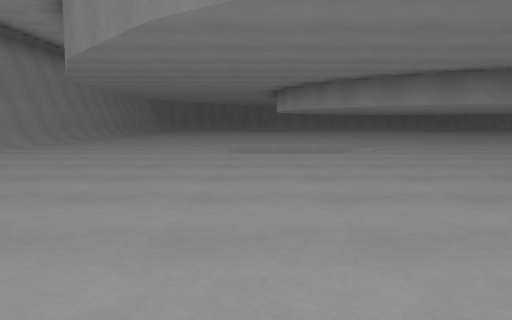
view 1 (above)

19 first-person views from a walk through a 3-D level made in the Godot game engine. The camera is 1.2 m above the floor, tilts 6° down and sees 70° across. The floor is counted in squares, 2 m on a side. Each view is taken from the middle of a square. On the plan, view 1 faces up. The plan holds only what a view shows up to about 10 squares ahead; the rest is blank. The place goes on beyond the plan. Surface patterns are stand-ins for the level's own textures.

view 2
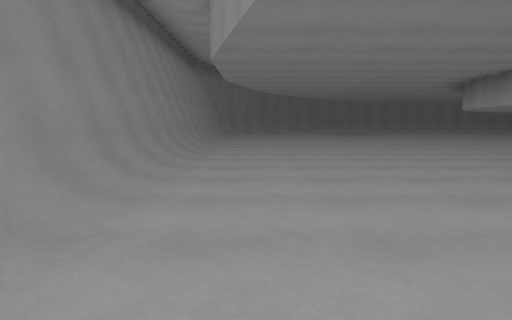

view 3
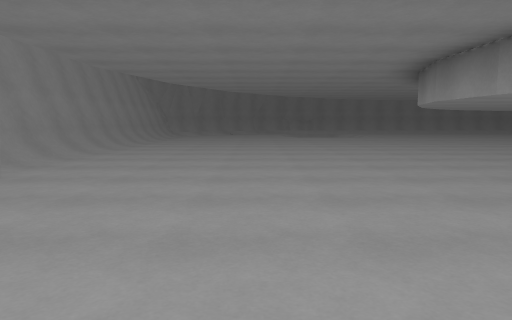

view 4
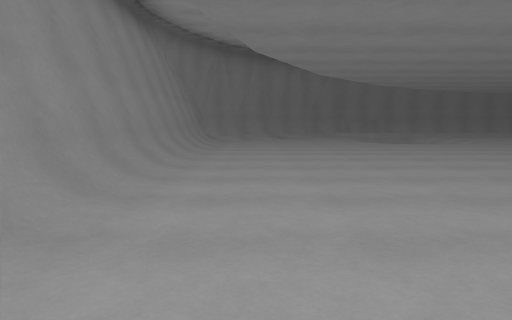

view 5
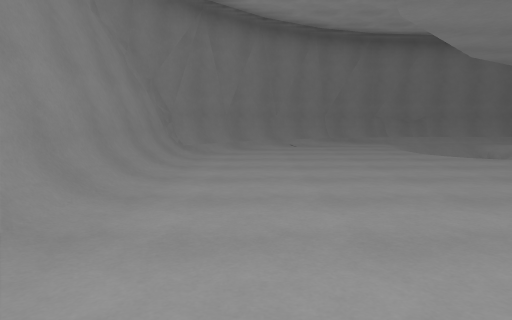

view 6
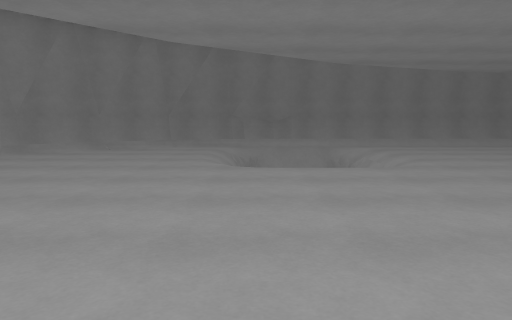

view 7
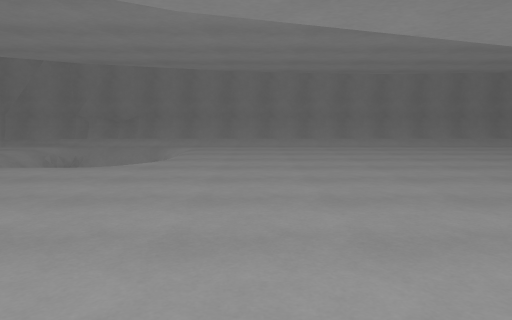

view 8
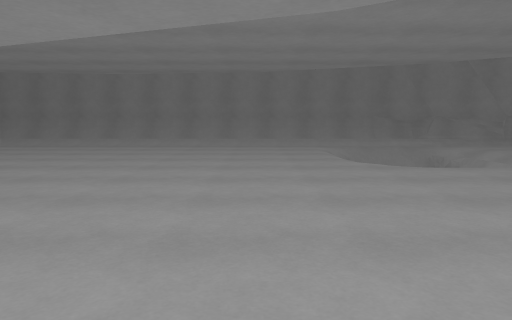

view 9
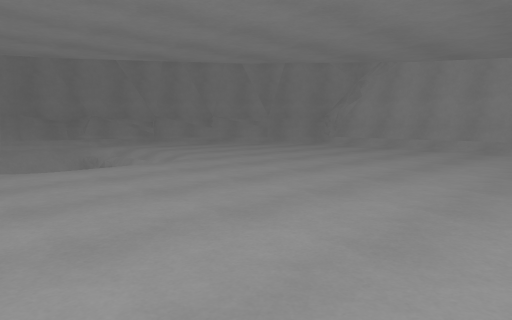

view 10
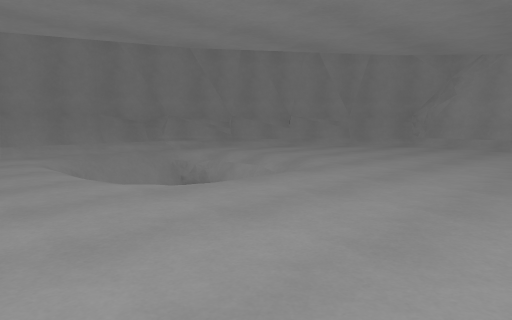

view 11
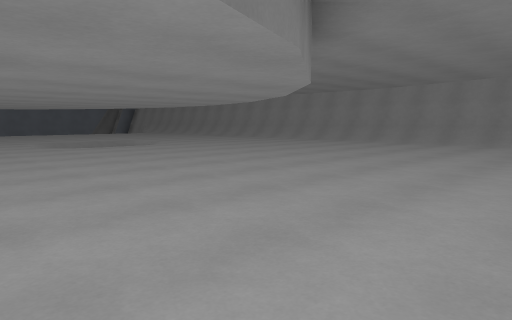

view 12
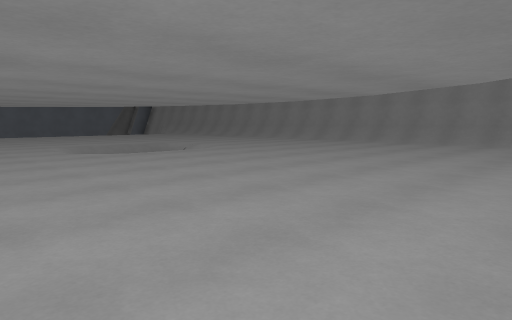

view 13
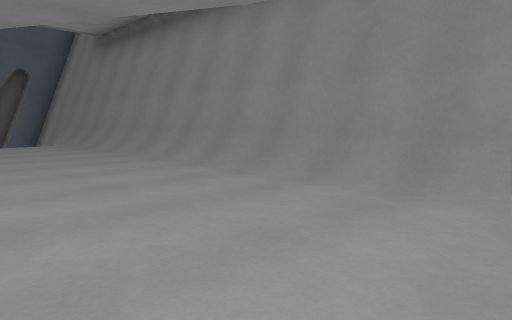

view 14
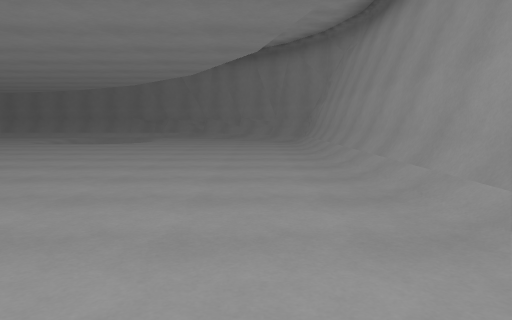

view 15
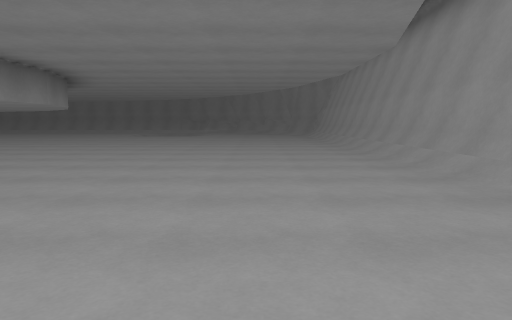

view 16
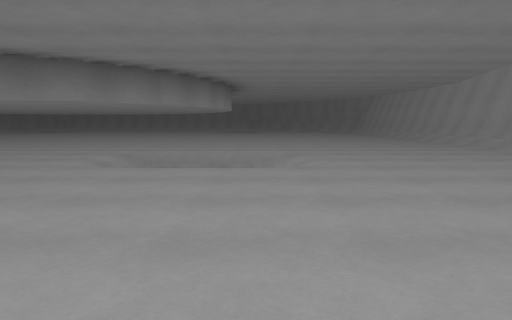

view 17
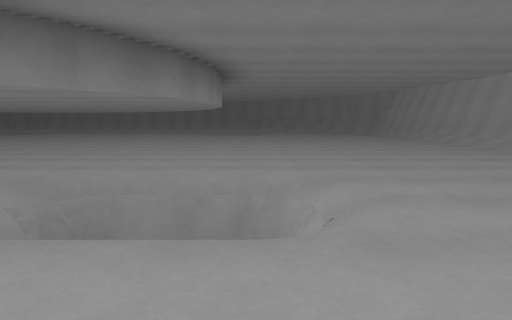

view 18
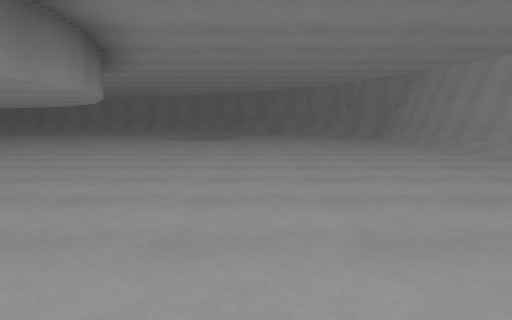

view 19
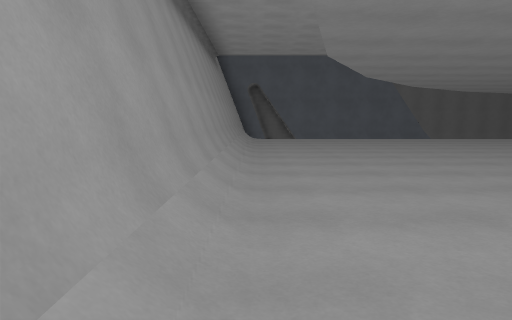

### Floor plan
Key: @ floor where view 1 was taken; # wall or solid block; . main floor; - floor 0.25 m lower than the main floor; / step, stairs or slope; = window, fence, low wall or low ledge; v drop or lower ground.
Columns run from 6 left of view 1 to 19 right of it. Each row starts with its distance up from view 1.
 26     ##################
 25   ###////////////////###
 24  ##/..//=........=/=../##
 23 ##/.../ v........v /.../##
 22 #/....   ........= /..../#
 21 #/....///........///..../#
 20 #/....................../#
 19 #/....................../#
 18 #/....................../#
 17 #/..........  ........../#
 16 #/..........   ........./#
 15 #/....................../#
 14 #/.......... .........../#
 13 #/.......... .........../#
 12 #/.........  .........../#
 11 #/.........  .........../#
 10 #/....................../#
  9 #/..../v/.... .../v-..../#
  8 #/....  v....  ..v v..../#
  7 #/....///...   ..///..../#
  6 #/.........     ......../#
  5 #/.........      ......./#
  4 #/........       ......./#
  3 #/.......        ......./#
  2 #/.......          .
  1 #/.  ...
  0 #/.   @
 -1 #v

Positions as (right, up) in squares from view 1, and headings:
1: (0, 0), facing up
2: (-4, 5), facing up
3: (-2, 7), facing up
4: (-4, 11), facing up
5: (-4, 15), facing up
6: (0, 16), facing up
7: (4, 16), facing up
8: (9, 16), facing up
9: (10, 16), facing up-right
10: (9, 18), facing up-right
11: (5, 18), facing down-left
12: (5, 16), facing down-left
13: (-2, 10), facing down-left
14: (17, 11), facing up
15: (16, 6), facing up
16: (13, 2), facing up
17: (13, 5), facing up
18: (14, 9), facing up
19: (18, 13), facing down
